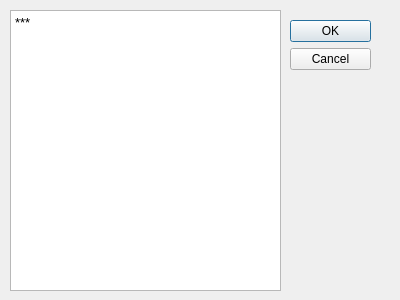
<?xml version="1.0" encoding="UTF-8"?>
<ui version="4.0">
 <class>CDlgIndicator</class>
 <widget class="QDialog" name="CDlgIndicator">
  <property name="geometry">
   <rect>
    <x>0</x>
    <y>0</y>
    <width>400</width>
    <height>300</height>
   </rect>
  </property>
  <property name="windowTitle">
   <string>Game Fixer</string>
  </property>
  <property name="windowIcon">
   <iconset resource="lgck-builder.qrc">
    <normaloff>:/images/lgckbuilder64ronnie2.png</normaloff>:/images/lgckbuilder64ronnie2.png</iconset>
  </property>
  <widget class="QDialogButtonBox" name="buttonBox">
   <property name="geometry">
    <rect>
     <x>290</x>
     <y>20</y>
     <width>81</width>
     <height>261</height>
    </rect>
   </property>
   <property name="orientation">
    <enum>Qt::Vertical</enum>
   </property>
   <property name="standardButtons">
    <set>QDialogButtonBox::Cancel|QDialogButtonBox::Ok</set>
   </property>
  </widget>
  <widget class="QTextBrowser" name="eTextBrowser">
   <property name="geometry">
    <rect>
     <x>10</x>
     <y>10</y>
     <width>271</width>
     <height>281</height>
    </rect>
   </property>
   <property name="html">
    <string>&lt;!DOCTYPE HTML PUBLIC &quot;-//W3C//DTD HTML 4.0//EN&quot; &quot;http://www.w3.org/TR/REC-html40/strict.dtd&quot;&gt;
&lt;html&gt;&lt;head&gt;&lt;meta name=&quot;qrichtext&quot; content=&quot;1&quot; /&gt;&lt;style type=&quot;text/css&quot;&gt;
p, li { white-space: pre-wrap; }
&lt;/style&gt;&lt;/head&gt;&lt;body style=&quot; font-family:'Source Code Pro Bold'; font-size:10pt; font-weight:400; font-style:normal;&quot;&gt;
&lt;p style=&quot; margin-top:0px; margin-bottom:0px; margin-left:0px; margin-right:0px; -qt-block-indent:0; text-indent:0px;&quot;&gt;***&lt;/p&gt;&lt;/body&gt;&lt;/html&gt;</string>
   </property>
  </widget>
 </widget>
 <resources>
  <include location="lgck-builder.qrc"/>
 </resources>
 <connections>
  <connection>
   <sender>buttonBox</sender>
   <signal>accepted()</signal>
   <receiver>CDlgIndicator</receiver>
   <slot>accept()</slot>
   <hints>
    <hint type="sourcelabel">
     <x>248</x>
     <y>254</y>
    </hint>
    <hint type="destinationlabel">
     <x>157</x>
     <y>274</y>
    </hint>
   </hints>
  </connection>
  <connection>
   <sender>buttonBox</sender>
   <signal>rejected()</signal>
   <receiver>CDlgIndicator</receiver>
   <slot>reject()</slot>
   <hints>
    <hint type="sourcelabel">
     <x>316</x>
     <y>260</y>
    </hint>
    <hint type="destinationlabel">
     <x>286</x>
     <y>274</y>
    </hint>
   </hints>
  </connection>
 </connections>
</ui>
